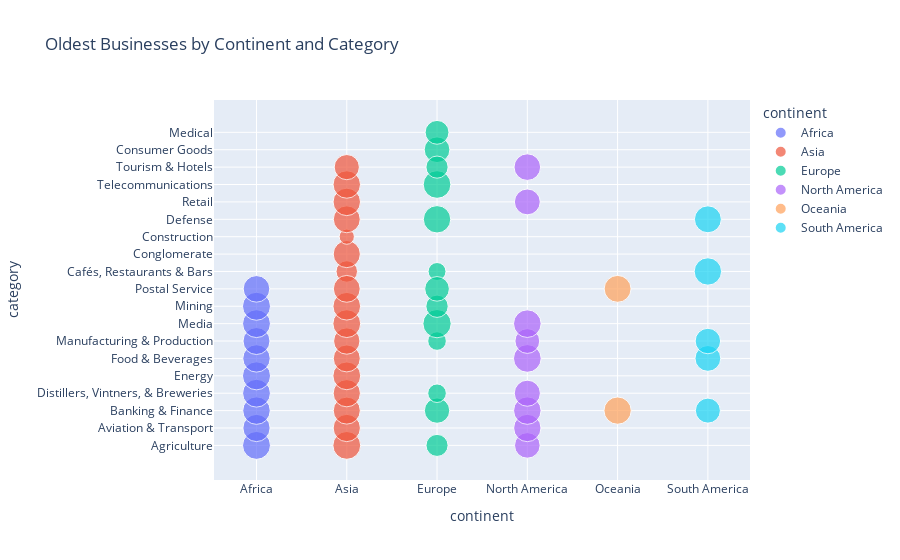

Write notebook code for a chart like this one.
### Code cell
fig = px.scatter(oldest_by_continent_category.reset_index(), x="continent", y="category", size="year_founded", 
                 color="continent", hover_name="category", labels={"year_founded": "Oldest Business Year Founded"}, 
                 title="Oldest Businesses by Continent and Category")
fig.show()

### Figure 1 — Plotly figure (JSON) as saved in the notebook; plotly's stock layout.template omitted (floating-point values rounded to 4 significant figures)
{"data": [{"hovertemplate": "<b>%{hovertext}</b><br><br>continent=%{x}<br>category=%{y}<br>Oldest Business Year Founded=%{marker.size}<extra></extra>", "hovertext": ["Agriculture", "Aviation & Transport", "Banking & Finance", "Distillers, Vintners, & Breweries", "Energy", "Food & Beverages", "Manufacturing & Production", "Media", "Mining", "Postal Service"], "legendgroup": "Africa", "marker": {"color": "#636efa", "size": [1947, 1854, 1892, 1933, 1968, 1878, 1820, 1943, 1962, 1772], "sizemode": "area", "sizeref": 4.997, "symbol": "circle"}, "mode": "markers", "name": "Africa", "orientation": "v", "showlegend": true, "type": "scatter", "x": ["Africa", "Africa", "Africa", "Africa", "Africa", "Africa", "Africa", "Africa", "Africa", "Africa"], "xaxis": "x", "y": ["Agriculture", "Aviation & Transport", "Banking & Finance", "Distillers, Vintners, & Breweries", "Energy", "Food & Beverages", "Manufacturing & Production", "Media", "Mining", "Postal Service"], "yaxis": "y"}, {"hovertemplate": "<b>%{hovertext}</b><br><br>continent=%{x}<br>category=%{y}<br>Oldest Business Year Founded=%{marker.size}<extra></extra>", "hovertext": ["Agriculture", "Aviation & Transport", "Banking & Finance", "Cafés, Restaurants & Bars", "Conglomerate", "Construction", "Defense", "Distillers, Vintners, & Breweries", "Energy", "Food & Beverages", "Manufacturing & Production", "Media", "Mining", "Postal Service", "Retail", "Telecommunications", "Tourism & Hotels"], "legendgroup": "Asia", "marker": {"color": "#EF553B", "size": [1930, 1858, 1830, 1153, 1841, 578, 1808, 1853, 1928, 1820, 1736, 1931, 1913, 1800, 1883, 1885, 1584], "sizemode": "area", "sizeref": 4.997, "symbol": "circle"}, "mode": "markers", "name": "Asia", "orientation": "v", "showlegend": true, "type": "scatter", "x": ["Asia", "Asia", "Asia", "Asia", "Asia", "Asia", "Asia", "Asia", "Asia", "Asia", "Asia", "Asia", "Asia", "Asia", "Asia", "Asia", "Asia"], "xaxis": "x", "y": ["Agriculture", "Aviation & Transport", "Banking & Finance", "Cafés, Restaurants & Bars", "Conglomerate", "Construction", "Defense", "Distillers, Vintners, & Breweries", "Energy", "Food & Beverages", "Manufacturing & Production", "Media", "Mining", "Postal Service", "Retail", "Telecommunications", "Tourism & Hotels"], "yaxis": "y"}, {"hovertemplate": "<b>%{hovertext}</b><br><br>continent=%{x}<br>category=%{y}<br>Oldest Business Year Founded=%{marker.size}<extra></extra>", "hovertext": ["Agriculture", "Banking & Finance", "Cafés, Restaurants & Bars", "Consumer Goods", "Defense", "Distillers, Vintners, & Breweries", "Manufacturing & Production", "Media", "Medical", "Mining", "Postal Service", "Telecommunications", "Tourism & Hotels"], "legendgroup": "Europe", "marker": {"color": "#00cc96", "size": [1218, 1606, 803, 1649, 1878, 862, 864, 1999, 1422, 1248, 1520, 1912, 1230], "sizemode": "area", "sizeref": 4.997, "symbol": "circle"}, "mode": "markers", "name": "Europe", "orientation": "v", "showlegend": true, "type": "scatter", "x": ["Europe", "Europe", "Europe", "Europe", "Europe", "Europe", "Europe", "Europe", "Europe", "Europe", "Europe", "Europe", "Europe"], "xaxis": "x", "y": ["Agriculture", "Banking & Finance", "Cafés, Restaurants & Bars", "Consumer Goods", "Defense", "Distillers, Vintners, & Breweries", "Manufacturing & Production", "Media", "Medical", "Mining", "Postal Service", "Telecommunications", "Tourism & Hotels"], "yaxis": "y"}, {"hovertemplate": "<b>%{hovertext}</b><br><br>continent=%{x}<br>category=%{y}<br>Oldest Business Year Founded=%{marker.size}<extra></extra>", "hovertext": ["Agriculture", "Aviation & Transport", "Banking & Finance", "Distillers, Vintners, & Breweries", "Food & Beverages", "Manufacturing & Production", "Media", "Retail", "Tourism & Hotels"], "legendgroup": "North America", "marker": {"color": "#ab63fa", "size": [1638, 1870, 1891, 1703, 1920, 1534, 1909, 1670, 1770], "sizemode": "area", "sizeref": 4.997, "symbol": "circle"}, "mode": "markers", "name": "North America", "orientation": "v", "showlegend": true, "type": "scatter", "x": ["North America", "North America", "North America", "North America", "North America", "North America", "North America", "North America", "North America"], "xaxis": "x", "y": ["Agriculture", "Aviation & Transport", "Banking & Finance", "Distillers, Vintners, & Breweries", "Food & Beverages", "Manufacturing & Production", "Media", "Retail", "Tourism & Hotels"], "yaxis": "y"}, {"hovertemplate": "<b>%{hovertext}</b><br><br>continent=%{x}<br>category=%{y}<br>Oldest Business Year Founded=%{marker.size}<extra></extra>", "hovertext": ["Banking & Finance", "Postal Service"], "legendgroup": "Oceania", "marker": {"color": "#FFA15A", "size": [1861, 1809], "sizemode": "area", "sizeref": 4.997, "symbol": "circle"}, "mode": "markers", "name": "Oceania", "orientation": "v", "showlegend": true, "type": "scatter", "x": ["Oceania", "Oceania"], "xaxis": "x", "y": ["Banking & Finance", "Postal Service"], "yaxis": "y"}, {"hovertemplate": "<b>%{hovertext}</b><br><br>continent=%{x}<br>category=%{y}<br>Oldest Business Year Founded=%{marker.size}<extra></extra>", "hovertext": ["Banking & Finance", "Cafés, Restaurants & Bars", "Defense", "Food & Beverages", "Manufacturing & Production"], "legendgroup": "South America", "marker": {"color": "#19d3f3", "size": [1565, 1877, 1811, 1660, 1621], "sizemode": "area", "sizeref": 4.997, "symbol": "circle"}, "mode": "markers", "name": "South America", "orientation": "v", "showlegend": true, "type": "scatter", "x": ["South America", "South America", "South America", "South America", "South America"], "xaxis": "x", "y": ["Banking & Finance", "Cafés, Restaurants & Bars", "Defense", "Food & Beverages", "Manufacturing & Production"], "yaxis": "y"}], "layout": {"legend": {"itemsizing": "constant", "title": {"text": "continent"}, "tracegroupgap": 0}, "title": {"text": "Oldest Businesses by Continent and Category"}, "xaxis": {"anchor": "y", "categoryarray": ["Africa", "Asia", "Europe", "North America", "Oceania", "South America"], "categoryorder": "array", "domain": [0, 1], "title": {"text": "continent"}}, "yaxis": {"anchor": "x", "domain": [0, 1], "title": {"text": "category"}}}}
